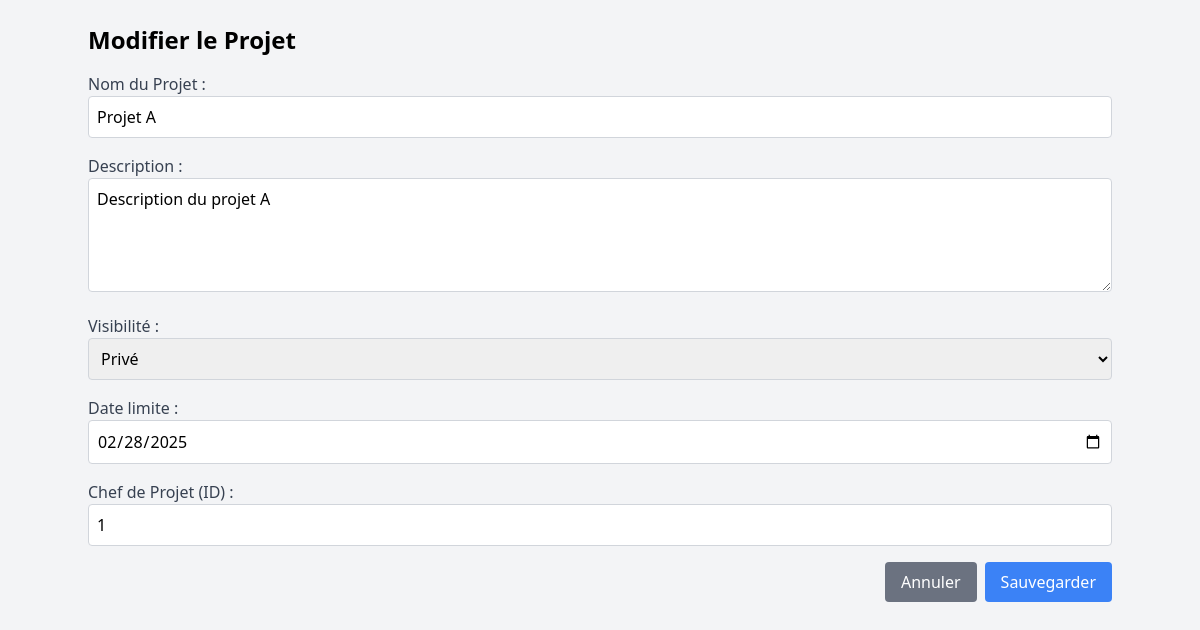
The page /edit.php?id=1 on the database its author committed.
### tables this page shows
CREATE TABLE projects (
    id INT AUTO_INCREMENT PRIMARY KEY,
    name VARCHAR(255) NOT NULL,
    description TEXT,
    visibility ENUM('public', 'private') DEFAULT 'private',
    deadline DATE,
    created_by INT,
    FOREIGN KEY (created_by) REFERENCES users(id),
    created_at TIMESTAMP DEFAULT CURRENT_TIMESTAMP
);

### config.php (called while the page is built, shortened)
<?php
class Database {
    private static $instance = null;
    private $connection;
    private function __construct() {
        try {
            $this->connection = new PDO(
                'mysql:host=' . DB_HOST . ';dbname=' . DB_NAME . ';charset=utf8',
                DB_USER, DB_PASS
            );
            $this->connection->setAttribute(PDO::ATTR_ERRMODE, PDO::ERRMODE_EXCEPTION);
        } catch (PDOException $e) {
            die("Erreur de connexion à la base de données : " . $e->getMessage());
        }
    }
    public static function getInstance() {
        if (self::$instance === null) {
            self::$instance = new Database();
        }
        return self::$instance;
    }
    public function getConnection() {
        return $this->connection;
    }
}

### project.php (called while the page is built, shortened)
<?php
require_once 'config.php';
class Project
{
    private $pdo;
    public function __construct()
    {
        $this->pdo = Database::getInstance()->getConnection();
    }
    public function getProjectById($id)
    {
        $sql = "SELECT * FROM projects WHERE id = :id";
        $stmt = $this->pdo->prepare($sql);
        $stmt->execute(['id' => $id]);
        return $stmt->fetch(PDO::FETCH_ASSOC);
    }
}

### edit.php (the view, shortened to what this page needs)
<?php
require_once 'project.php';
$projectManager = new Project();
if (isset($_GET['id'])) {
    $projectId = (int)$_GET['id'];
    $project = $projectManager->getProjectById($projectId);
}
?>
<!DOCTYPE html>
<html lang="fr">
<head>
    <script src="https://cdn.tailwindcss.com"></script>
</head>
<body class="bg-gray-100 p-6">
    <div class="container mx-auto">
        <h1 class="text-2xl font-bold mb-4">Modifier le Projet</h1>
        <form method="POST" action="">
            <div class="mb-4">
                <label for="name" class="block text-gray-700">Nom du Projet :</label>
                <input type="text" id="name" name="name" value="<?= htmlspecialchars($project['name']) ?>" required class="w-full border border-gray-300 rounded p-2">
            </div>
            <div class="mb-4">
                <label for="description" class="block text-gray-700">Description :</label>
                <textarea id="description" name="description" rows="4" required class="w-full border border-gray-300 rounded p-2"><?= htmlspecialchars($project['description']) ?></textarea>
            </div>
            <div class="mb-4">
                <label for="visibility" class="block text-gray-700">Visibilité :</label>
                <select id="visibility" name="visibility" class="w-full border border-gray-300 rounded p-2">
                    <option value="private" <?= $project['visibility'] == 'private' ? 'selected' : '' ?>>Privé</option>
                </select>
            </div>
            <div class="mb-4">
                <label for="deadline" class="block text-gray-700">Date limite :</label>
                <input type="date" id="deadline" name="deadline" value="<?= htmlspecialchars($project['deadline']) ?>" class="w-full border border-gray-300 rounded p-2">
            </div>
            <div class="mb-4">
                <label for="created_by" class="block text-gray-700">Chef de Projet (ID) :</label>
                <input type="number" id="created_by" name="created_by" value="<?= htmlspecialchars($project['created_by']) ?>" required class="w-full border border-gray-300 rounded p-2">
            </div>
            <div class="flex justify-end">
                <button type="button" onclick="window.location.href='dashboard.php.php'" class="bg-gray-500 text-white px-4 py-2 rounded hover:bg-gray-600 mr-2">Annuler</button>
                <button type="submit" class="bg-blue-500 text-white px-4 py-2 rounded hover:bg-blue-600">Sauvegarder</button>
            </div>
        </form>
    </div>
</body>
</html>

### rows shown on the page
projects: name "Projet A", description "Description du projet A", visibility "Privé", deadline "02/28/2025", created_by "1"
